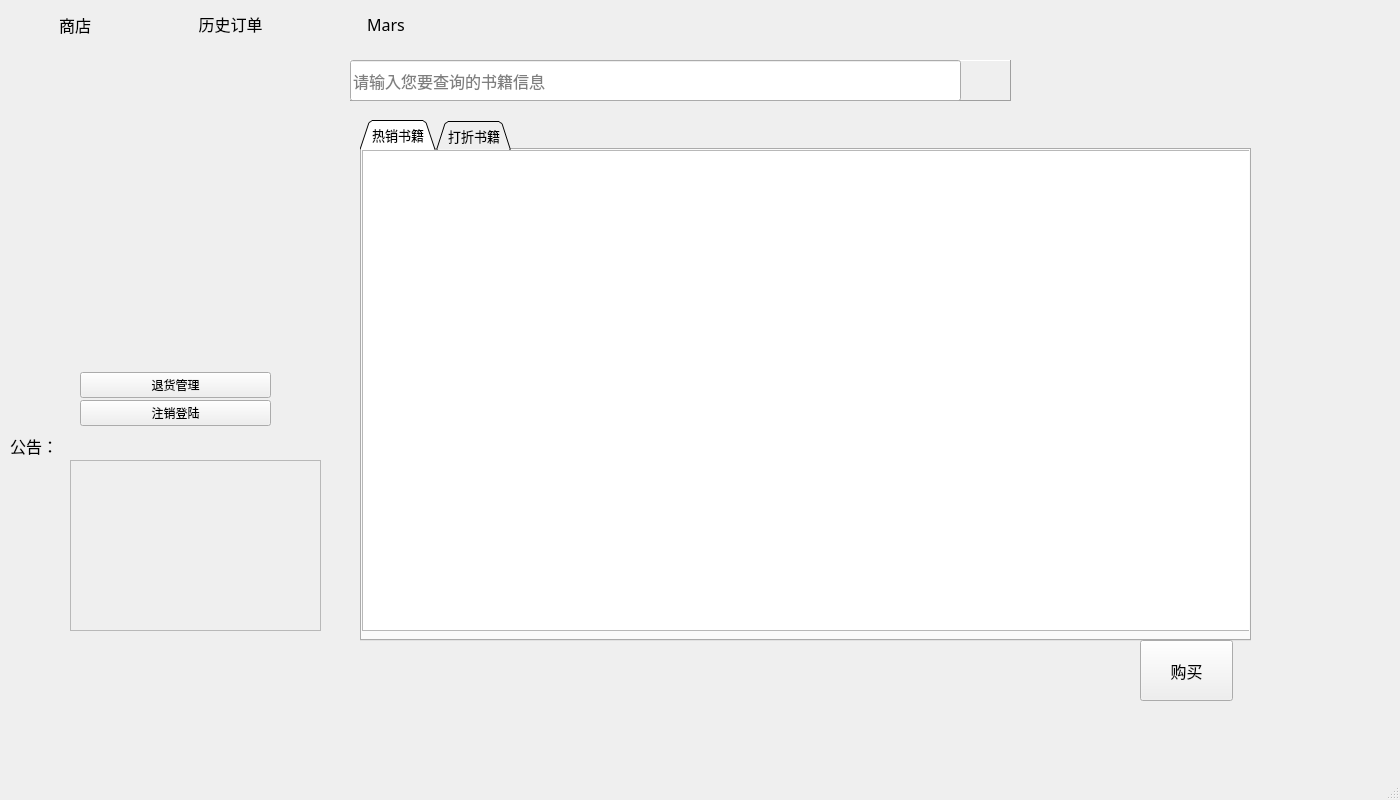
<?xml version="1.0" encoding="UTF-8"?>
<ui version="4.0">
 <class>MainWindow</class>
 <widget class="QMainWindow" name="MainWindow">
  <property name="geometry">
   <rect>
    <x>0</x>
    <y>0</y>
    <width>1400</width>
    <height>800</height>
   </rect>
  </property>
  <property name="minimumSize">
   <size>
    <width>1400</width>
    <height>800</height>
   </size>
  </property>
  <property name="maximumSize">
   <size>
    <width>1400</width>
    <height>800</height>
   </size>
  </property>
  <property name="windowTitle">
   <string>欢迎光临丁丁书店</string>
  </property>
  <property name="windowIcon">
   <iconset resource="pic.qrc">
    <normaloff>:/book.ico</normaloff>:/book.ico</iconset>
  </property>
  <widget class="QWidget" name="centralwidget">
   <widget class="QWidget" name="horizontalLayoutWidget">
    <property name="geometry">
     <rect>
      <x>0</x>
      <y>-1</y>
      <width>461</width>
      <height>51</height>
     </rect>
    </property>
    <layout class="QHBoxLayout" name="horizontalLayout">
     <item>
      <widget class="QLabel" name="label">
       <property name="font">
        <font>
         <family>黑体</family>
         <pointsize>12</pointsize>
        </font>
       </property>
       <property name="styleSheet">
        <string notr="true">QLabel
{
     color: black;
}
QLabel:hover
{
     color:blue;
}
</string>
       </property>
       <property name="text">
        <string>商店</string>
       </property>
       <property name="alignment">
        <set>Qt::AlignCenter</set>
       </property>
      </widget>
     </item>
     <item>
      <widget class="QPushButton" name="pushButton_8">
       <property name="font">
        <font>
         <family>黑体</family>
         <pointsize>12</pointsize>
        </font>
       </property>
       <property name="styleSheet">
        <string notr="true">QPushButton.font:
{
     color: red;
}
QPushButton:hover
{
     color:blue;
}
</string>
       </property>
       <property name="text">
        <string>历史订单</string>
       </property>
       <property name="flat">
        <bool>true</bool>
       </property>
      </widget>
     </item>
     <item>
      <widget class="QPushButton" name="pushButton_6">
       <property name="font">
        <font>
         <family>黑体</family>
         <pointsize>12</pointsize>
        </font>
       </property>
       <property name="styleSheet">
        <string notr="true">QPushButton.font:
{
     color: red;
}
QPushButton:hover
{
     color:blue;
}
</string>
       </property>
       <property name="text">
        <string>Mars</string>
       </property>
       <property name="flat">
        <bool>true</bool>
       </property>
      </widget>
     </item>
    </layout>
   </widget>
   <widget class="QFrame" name="frame">
    <property name="geometry">
     <rect>
      <x>350</x>
      <y>60</y>
      <width>661</width>
      <height>41</height>
     </rect>
    </property>
    <property name="frameShape">
     <enum>QFrame::Panel</enum>
    </property>
    <property name="frameShadow">
     <enum>QFrame::Raised</enum>
    </property>
    <widget class="QLineEdit" name="lineEdit">
     <property name="geometry">
      <rect>
       <x>0</x>
       <y>0</y>
       <width>611</width>
       <height>41</height>
      </rect>
     </property>
     <property name="font">
      <font>
       <family>黑体</family>
       <pointsize>12</pointsize>
      </font>
     </property>
     <property name="placeholderText">
      <string>请输入您要查询的书籍信息</string>
     </property>
    </widget>
    <widget class="QPushButton" name="pushButton_5">
     <property name="geometry">
      <rect>
       <x>610</x>
       <y>0</y>
       <width>51</width>
       <height>41</height>
      </rect>
     </property>
     <property name="cursor">
      <cursorShape>PointingHandCursor</cursorShape>
     </property>
     <property name="styleSheet">
      <string notr="true">QPushButton{border-image:url(:/icon_search_normal); background:transparent;} 

QPushButton:hover{border-image:url(:/icon_search_hover)} 
QPushButton:pressed{border-image:url(:/icon_search_press)}</string>
     </property>
     <property name="text">
      <string/>
     </property>
     <property name="flat">
      <bool>true</bool>
     </property>
    </widget>
   </widget>
   <widget class="QWidget" name="verticalLayoutWidget">
    <property name="geometry">
     <rect>
      <x>80</x>
      <y>370</y>
      <width>191</width>
      <height>60</height>
     </rect>
    </property>
    <layout class="QVBoxLayout" name="verticalLayout">
     <property name="spacing">
      <number>0</number>
     </property>
     <item>
      <widget class="QPushButton" name="pushButton_9">
       <property name="text">
        <string>退货管理</string>
       </property>
       <property name="icon">
        <iconset resource="pic.qrc">
         <normaloff>:/book.ico</normaloff>:/book.ico</iconset>
       </property>
      </widget>
     </item>
     <item>
      <widget class="QPushButton" name="pushButton_4">
       <property name="text">
        <string>注销登陆</string>
       </property>
       <property name="icon">
        <iconset resource="pic.qrc">
         <normaloff>:/book.ico</normaloff>:/book.ico</iconset>
       </property>
      </widget>
     </item>
    </layout>
   </widget>
   <widget class="QLabel" name="label_4">
    <property name="geometry">
     <rect>
      <x>80</x>
      <y>150</y>
      <width>200</width>
      <height>200</height>
     </rect>
    </property>
    <property name="text">
     <string/>
    </property>
    <property name="pixmap">
     <pixmap resource="pic.qrc">:/timg.jpg</pixmap>
    </property>
   </widget>
   <widget class="QTabWidget" name="tabWidget">
    <property name="geometry">
     <rect>
      <x>360</x>
      <y>120</y>
      <width>891</width>
      <height>521</height>
     </rect>
    </property>
    <property name="font">
     <font>
      <family>Adobe Devanagari</family>
      <pointsize>10</pointsize>
     </font>
    </property>
    <property name="tabShape">
     <enum>QTabWidget::Triangular</enum>
    </property>
    <property name="currentIndex">
     <number>0</number>
    </property>
    <property name="iconSize">
     <size>
      <width>20</width>
      <height>20</height>
     </size>
    </property>
    <widget class="QWidget" name="tab">
     <attribute name="icon">
      <iconset resource="pic.qrc">
       <normaloff>:/book.ico</normaloff>:/book.ico</iconset>
     </attribute>
     <attribute name="title">
      <string>热销书籍</string>
     </attribute>
     <widget class="QTableView" name="tableView">
      <property name="geometry">
       <rect>
        <x>0</x>
        <y>0</y>
        <width>891</width>
        <height>481</height>
       </rect>
      </property>
      <property name="editTriggers">
       <set>QAbstractItemView::NoEditTriggers</set>
      </property>
     </widget>
    </widget>
    <widget class="QWidget" name="tab_2">
     <attribute name="icon">
      <iconset resource="pic.qrc">
       <normaloff>:/book.ico</normaloff>:/book.ico</iconset>
     </attribute>
     <attribute name="title">
      <string>打折书籍</string>
     </attribute>
     <widget class="QTableView" name="tableView_2">
      <property name="geometry">
       <rect>
        <x>0</x>
        <y>0</y>
        <width>891</width>
        <height>481</height>
       </rect>
      </property>
      <property name="editTriggers">
       <set>QAbstractItemView::NoEditTriggers</set>
      </property>
     </widget>
    </widget>
   </widget>
   <widget class="QPushButton" name="pushButton_7">
    <property name="geometry">
     <rect>
      <x>1140</x>
      <y>640</y>
      <width>93</width>
      <height>61</height>
     </rect>
    </property>
    <property name="font">
     <font>
      <family>黑体</family>
      <pointsize>12</pointsize>
     </font>
    </property>
    <property name="text">
     <string>购买</string>
    </property>
   </widget>
   <widget class="QLabel" name="label_3">
    <property name="geometry">
     <rect>
      <x>10</x>
      <y>430</y>
      <width>51</width>
      <height>31</height>
     </rect>
    </property>
    <property name="font">
     <font>
      <family>黑体</family>
      <pointsize>12</pointsize>
     </font>
    </property>
    <property name="text">
     <string>公告：</string>
    </property>
   </widget>
   <widget class="QTextEdit" name="textEdit">
    <property name="enabled">
     <bool>false</bool>
    </property>
    <property name="geometry">
     <rect>
      <x>70</x>
      <y>460</y>
      <width>251</width>
      <height>171</height>
     </rect>
    </property>
   </widget>
  </widget>
  <widget class="QMenuBar" name="menubar">
   <property name="geometry">
    <rect>
     <x>0</x>
     <y>0</y>
     <width>1400</width>
     <height>26</height>
    </rect>
   </property>
  </widget>
  <widget class="QStatusBar" name="statusbar"/>
 </widget>
 <resources>
  <include location="pic.qrc"/>
 </resources>
 <connections/>
</ui>
